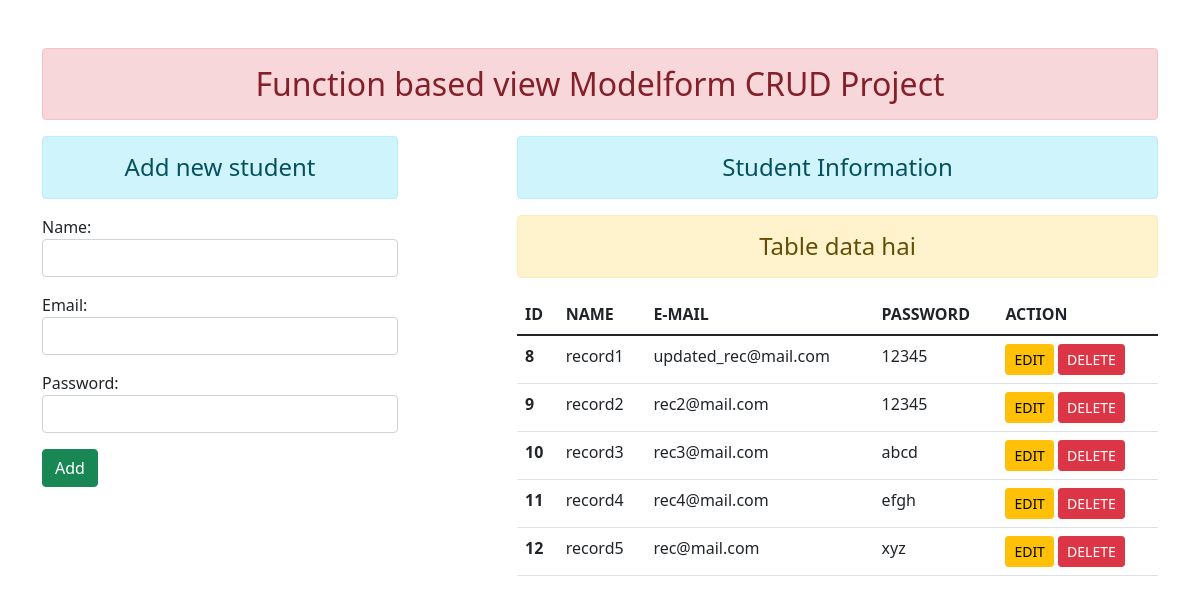
Before: / with the older database file.
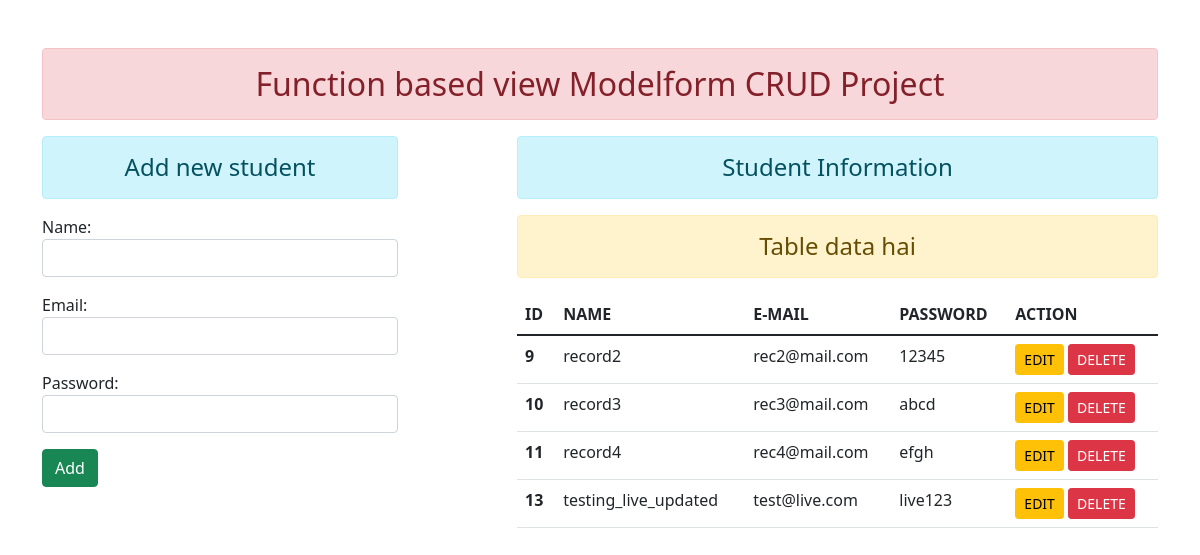
After: the same page with the newer database file.
### enroll/models.py (models this page shows)
class Student(models.Model):
    name = models.CharField(max_length=70)
    email = models.EmailField(max_length=100)
    password = models.CharField(max_length=100)

### enroll/views.py (the view)
# urls.py: path('',views.add_show, name="add_show"),
def add_show(req):
    if req.method == "POST":
        fm = StudentRegistrationForm(req.POST)
        if fm.is_valid():
            nm = fm.cleaned_data["name"]
            em = fm.cleaned_data["email"]
            pa = fm.cleaned_data["password"]
            reg = Student(name=nm, email=em, password=pa)
            reg.save()
            fm=StudentRegistrationForm()
    else:
        fm = StudentRegistrationForm()
    stud = Student.objects.all()
    return render(req, "enroll/addandshow.html",{'form':fm, 'stu':stud})

### enroll/forms.py
class StudentRegistrationForm(forms.ModelForm):
    class Meta:
        model = Student
        fields = ("name","email","password")
        widgets = {
            "name": forms.TextInput(attrs={'class':'form-control'}),
            "email": forms.EmailInput(attrs={'class':'form-control'}),
            "password": forms.PasswordInput(render_value=True, attrs={'class':'form-control'}),
        }

### enroll/templates/enroll/addandshow.html (shortened to what this page needs)
{% extends 'enroll/base.html' %}
{% block content %}
<div class="row">
    <div class="col-sm-4">
        <h4 class="text-center alert alert-info">Add new student</h4>
        <form action="" method="POST">
            {{form.as_p}}
            <input type="submit" class="btn btn-success" value="Add">
        </form>
    </div>
    <div class="col-sm-7 offset-1">
        <h4 class="text-center alert alert-info">Student Information</h4>
        {% if stu %}
        <h4 class="text-center alert alert-warning">Table data hai</h4>
        <table class="table table-hover">
            <thead>
                <tr>
                    <th scope="col">ID</th>
                    <th scope="col">NAME</th>
                    <th scope="col">E-MAIL</th>
                    <th scope="col">PASSWORD</th>
                    <th scope="col">ACTION</th>
                </tr>
            </thead>
            <tbody>
                {% for st in stu %}
                    <tr>
                        <th scope="row">{{st.id}}</th>
                        <td>{{ st.name }}</td>
                        <td>{{ st.email }}</td>
                        <td>{{ st.password }}</td>
                        <td>
                            <a href="{% url 'update_data' st.id %}" class="btn btn-warning btn-sm">EDIT</a>
                            <form action="{% url 'delete_data' st.id %}" method="POST" class="d-inline">
                                <input type="submit" value="DELETE" class="btn btn-danger btn-sm">
                            </form>
                        </td>
                    </tr>
                {% endfor %}
            </tbody>
        </table>
        {% else %}
        <h4 class="text-center alert alert-warning">No records to display</h4>
        {% endif %}
    </div>
</div>
{% endblock content %}

### enroll/templates/enroll/base.html (shortened to what this page needs)
<!DOCTYPE html>
{% load static %}
<html lang="en">
<head>
    <link rel="stylesheet" href="{% static 'enroll/css/bootstrap.css' %}">
</head>
<body>
    <div class="container mt-5">
        <h2 class="text-center alert alert-danger">Function based view Modelform CRUD Project</h2>
        {% block content %}{% endblock content %}
    </div>
</body>
</html>

Changed rows visible on the page:
removed Student: id "8", name "record1", email "updated_rec@mail.com", password "12345"
removed Student: id "12", name "record5", email "rec@mail.com", password "xyz"
added Student: id "13", name "testing_live_updated", email "test@live.com", password "live123"
